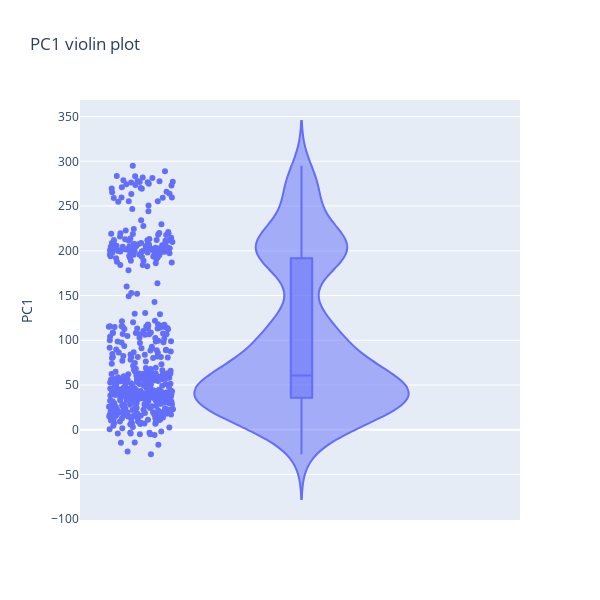

The code cell stored with this chart in its notebook:
### Code cell
# 繪製 PC1 圖
import plotly.express as px

fig = px.violin(pc_df,
                 y = "PC1", 
                 title = "PC1 violin plot",
                 labels = {"PC1": "PC1"},
                 points = "all",
                 box = True  # 顯示四分位數
                 )

fig.update_traces(
    box_width = 0.1  # 控制四分位數框的寬度，讓框小一點
)

fig.update_layout(
    width = 600,  # 設定寬度
    height = 600,  # 設定高度
)

fig.write_html("PC1 violin plot.html")
fig.show()

### Figure 1 — Plotly figure (JSON) as saved in the notebook; plotly's stock layout.template omitted (floating-point values rounded to 4 significant figures; data arrays with more than 128 entries replaced by an {"elided": "..."} marker saying what was removed)
{"data": [{"alignmentgroup": "True", "box": {"visible": true, "width": 0.1}, "hovertemplate": "PC1=%{y}<extra></extra>", "legendgroup": "", "marker": {"color": "#636efa"}, "name": "", "offsetgroup": "", "orientation": "v", "points": "all", "scalegroup": "True", "showlegend": false, "type": "violin", "x0": " ", "xaxis": "x", "y": {"elided": "506 float values"}, "y0": " ", "yaxis": "y"}], "layout": {"height": 600, "legend": {"tracegroupgap": 0}, "title": {"text": "PC1 violin plot"}, "violinmode": "group", "width": 600, "xaxis": {"anchor": "y", "domain": [0, 1]}, "yaxis": {"anchor": "x", "domain": [0, 1], "title": {"text": "PC1"}}}}
